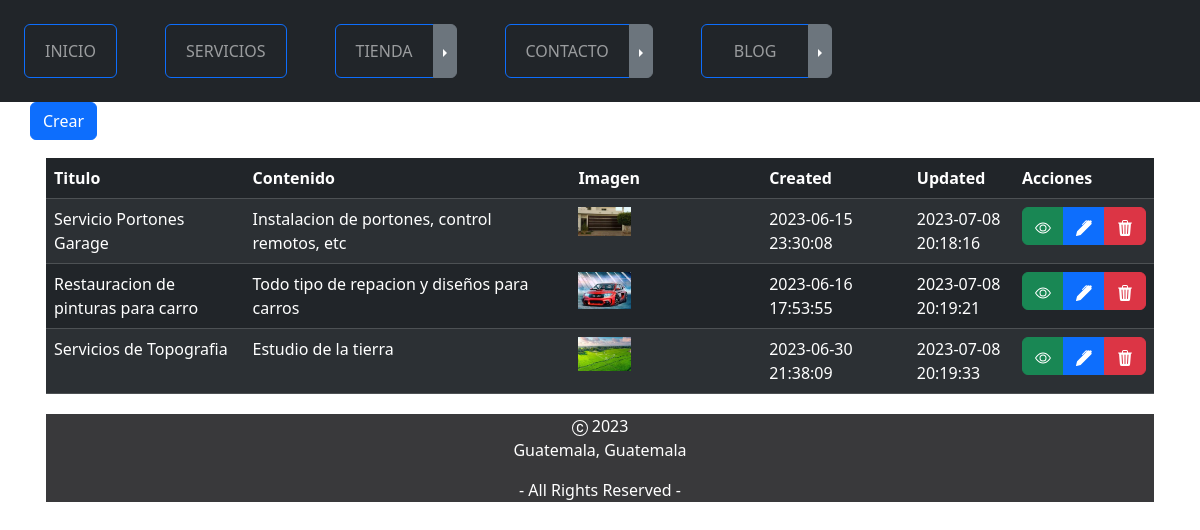
The app's page /servicios/ with its own data.
### servicios/models.py (models this page shows, shortened)
class Servicio(models.Model):
    titulo = models.CharField(max_length=50)
    contenido = models.CharField(max_length=50)
    imagen = models.ImageField(upload_to="img",help_text="Test Help")
    created = models.DateTimeField(auto_now_add=True)
    updated = models.DateTimeField(auto_now=True)
    class Meta:
        verbose_name = 'servicio'
        verbose_name_plural = 'servicios'
        db_table = 'demo_servicio'

### servicios/views.py (the view)
# urls.py: path('', ServicioListado.as_view(template_name="servicios/index.html"), name='leerservicio'),
class ServicioListado(ListView):
    model = Servicio

### servicios/templates/servicios/index.html (shortened to what this page needs)
{% extends "master.html" %}
{% block content %}
    <div class="d-flex align-items-center justify-content-center">
        <div class="table-responsive">
            <div align="left" class="btn_crear mb-3">
                <a href="crear" type="button" class="btn btn-primary">Crear</a>
            </div>
            <div class="container">
                <table class="table table-striped table-hover table-dark">
                    <thead class="thead-dark">
                        <tr>
                            <th scope="col" width="20%">Titulo</th>
                            <th scope="col" width="35%">Contenido</th>
                            <th scope="col" width="20%">Imagen</th>
                            <th scope="col" width="15%">Created</th>
                            <th scope="col" width="15%">Updated</th>
                            <th>Acciones</th>
                        </tr>
                    </thead>
                    <tbody>
                        {% for servicio in object_list  %}
                            <tr>
                                <td>{{ servicio.titulo }}</td>
                                <td>{{ servicio.contenido }}</td>
                                <td>
                                    <img src="{{ servicio.imagen.url }}"
                                         alt="{{ servicio.titulo }}"
                                         class="img-fluid"
                                         width="30%"
                                         height="30%"/>
                                </td>
                                <td>{{ servicio.created|date:"Y-m-d H:i:s" }}</td>
                                <td>{{ servicio.updated|date:"Y-m-d H:i:s" }}</td>
                                <td>
                                    <form method="post" action="eliminar/{{ servicio.id }}">
                                        <div class="btn-group">
                                            <a href="detalles/{{ servicio.id }}"
                                               title="Ver"
                                               type="button"
                                               class="btn btn-success">
                                            </a>
                                            <a href="editar/{{ servicio.id }}"
                                               title="Editar"
                                               type="button"
                                               class="btn btn-primary">
                                            </a>
                                            <button class="btn btn-danger" onclick="return eliminar();" type="submit">
                                            </button>
                                        </div>
                                    </form>
                                </td>
                            </tr>
                        {% endfor %}
                    </tbody>
                </table>
            </div>
        </div>
    </div>
{% endblock %}

### ProyectoWebApp/static/ProyectoWebApp/css/style.css (style rules this page uses)
.container { padding: 2px 16px; }

### records on screen
Servicio: titulo "Servicio Portones Garage", contenido "Instalacion de portones, control remotos, etc", imagen (picture), created "2023-06-15 23:30:08", updated "2023-07-08 20:18:16"
Servicio: titulo "Restauracion de pinturas para carro", contenido "Todo tipo de repacion y diseños para carros", imagen (picture), created "2023-06-16 17:53:55", updated "2023-07-08 20:19:21"
Servicio: titulo "Servicios de Topografia", contenido "Estudio de la tierra", imagen (picture), created "2023-06-30 21:38:09", updated "2023-07-08 20:19:33"
